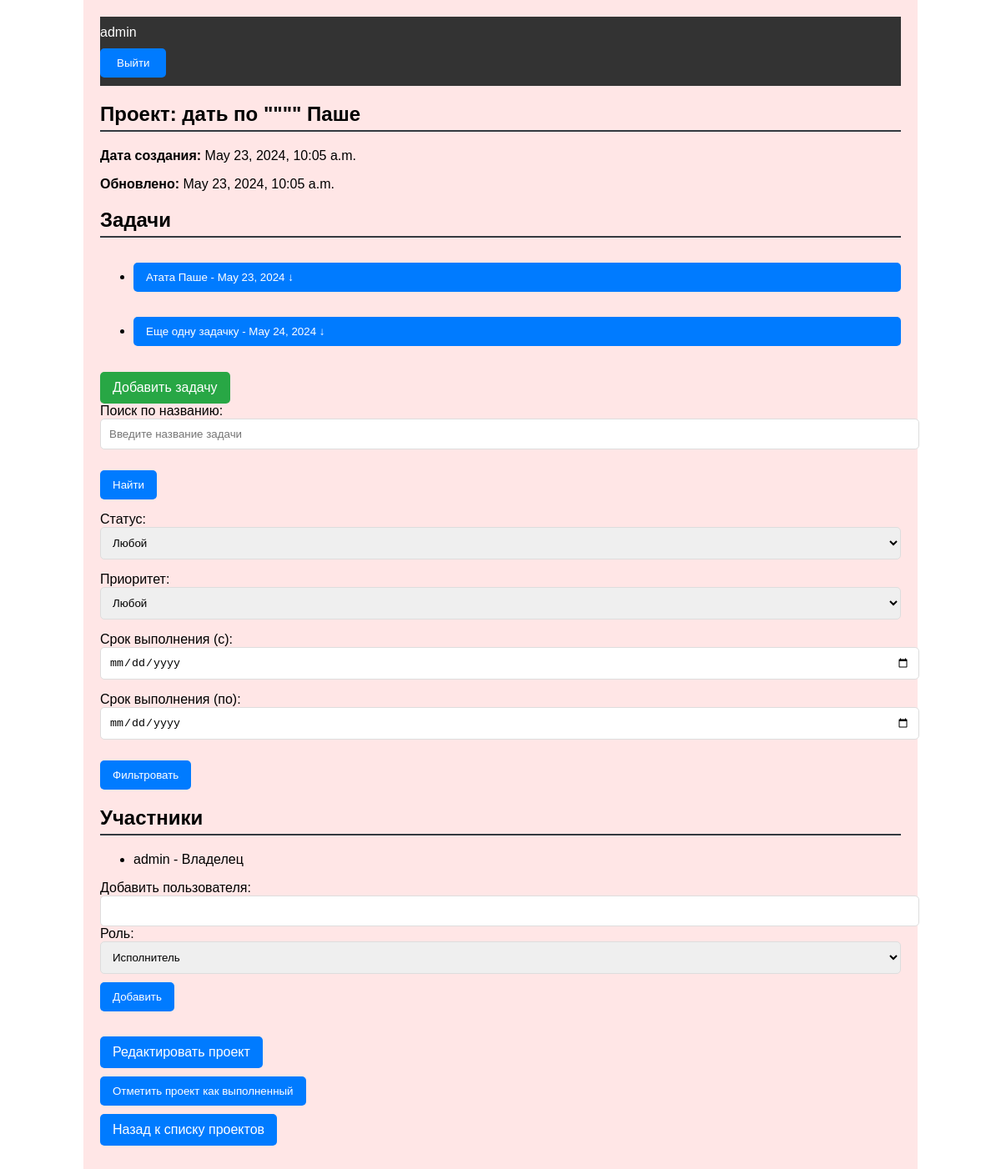
Page /project/4/ (signed in) on the committed database.
### tasks/models.py (models this page shows, shortened)
class CustomUser(AbstractUser):
    username = models.CharField(max_length=25, unique=True)
    email = models.EmailField(blank=False, unique=True)
    role = models.CharField(max_length=50)
    date_registered = models.DateTimeField(auto_now_add=True)
    login_at = models.DateTimeField(auto_now=True)
    notification_settings = models.JSONField(default=dict, blank=False)
    def __str__(self):
        return self.email

class Project(models.Model):
    name = models.CharField(max_length=255)
    description = models.TextField(blank=True, null=True)
    date_created = models.DateTimeField(auto_now_add=True)
    updated_at = models.DateTimeField(auto_now=True)
    completed = models.BooleanField(default=False)
    owner = models.ForeignKey(CustomUser, related_name='owned_projects', on_delete=models.CASCADE)
    users = models.ManyToManyField(get_user_model(), through='ProjectRole')

class Task(models.Model):
    LOW = 'low'
    MEDIUM = 'medium'
    HIGH = 'high'
    PRIORITY_CHOICES = [
        (LOW, 'Низкий'),
        (MEDIUM, 'Средний'),
        (HIGH, 'Высокий'),
    ]
    title = models.CharField(max_length=255)
    description = models.TextField(blank=True, null=True)
    priority = models.CharField(max_length=10, choices=PRIORITY_CHOICES, default=LOW)
    date_created = models.DateTimeField(auto_now_add=True)
    due_date = models.DateField(null=True, blank=True)
    updated_at = models.DateTimeField(auto_now=True)
    project = models.ForeignKey(Project, on_delete=models.CASCADE, related_name='tasks')
    assigned_to = models.ForeignKey(CustomUser, on_delete=models.SET_NULL, null=True, blank=True,
                                    related_name='assigned_tasks')
    created_by = models.ForeignKey(CustomUser, null=True, on_delete=models.CASCADE, related_name='created_tasks')
    completed = models.BooleanField(default=False)

class ProjectRole(models.Model):
    ROLE_CHOICES = [
        ('owner', 'Владелец'),
        ('moderator', 'Модератор'),
        ('executor', 'Исполнитель')
    ]
    project = models.ForeignKey(Project, on_delete=models.CASCADE)
    user = models.ForeignKey(get_user_model(), on_delete=models.CASCADE)
    role = models.CharField(max_length=10, choices=ROLE_CHOICES, default='executor')
    class Meta:
        unique_together = ('project', 'user')

### tasks/views.py (the view)
# urls.py: path('project/<int:project_id>/', views.project_detail, name='project_detail'),
def project_detail(request, project_id):
    project = get_object_or_404(Project, id=project_id)
    tasks = project.tasks.all()
    roles = ProjectRole.objects.filter(project=project)
    form = TaskFilterForm(request.GET or None)
    if form.is_valid():
        if form.cleaned_data['search']:
            tasks = tasks.filter(title__icontains=form.cleaned_data['search'])
    return render(request, 'project_detail.html', {
        'project': project,
        'tasks': tasks,
        'roles': roles,
        'form': form,
    })

### tasks/forms.py
class TaskFilterForm(forms.Form):
    search = forms.CharField(required=False, label='Название задачи')
    status = forms.ChoiceField(required=False, choices=[('', 'Любой'), ('completed', 'Завершенные'),
                                                        ('not_completed', 'Не завершенные')], label='Статус')
    priority = forms.ChoiceField(required=False, choices=[('', 'Любой'), (1, 'Низкий'), (2, 'Средний'), (3, 'Высокий')],
                                 label='Приоритет')
    due_date_from = forms.DateField(required=False, widget=forms.TextInput(attrs={'type': 'date'}),
                                    label='Срок выполнения (с)')
    due_date_to = forms.DateField(required=False, widget=forms.TextInput(attrs={'type': 'date'}),
                                  label='Срок выполнения (по)')

### tasks/templates/project_detail.html (shortened to what this page needs)
{% load static %}
<!DOCTYPE html>
<html lang="ru">
<head>
    <link rel="stylesheet" href="{% static 'css/project_detail.css' %}">
</head>
<body>
    <div class="container {{ project.completed|yesno:'completed,incomplete' }}">
        <header>
            <nav>
                <div class="user-info">
                    <span>{{ request.user.username }}</span>
                    <form method="post" action="{% url 'logout' %}">
                        <button type="submit" class="btn btn-logout">Выйти</button>
                    </form>
                </div>
            </nav>
        </header>
        <section class="project-info">
            <h1>Проект: {{ project.name }}</h1>
            <p><strong>Дата создания:</strong> {{ project.date_created }}</p>
            <p><strong>Обновлено:</strong> {{ project.updated_at }}</p>
        </section>
        <section class="tasks">
            <h2>Задачи</h2>
            <ul>
                {% for task in tasks %}
                <li class="task-item">
                    <button onclick="toggleDetails('{{ task.id }}')" class="task-title btn">
                        {{ task.title }} - {{ task.due_date }} ↓
                    </button>
                </li>
                {% endfor %}
            </ul>
            {% if not project.completed %}
            <a href="{% url 'add_task' project.id %}" class="btn add-task">Добавить задачу</a>
            {% else %}
            <p>Проект завершен, добавление задач недоступно</p>
            {% endif %}
            <form method="get" action=".">
                <div class="form-group">
                    <label for="search">Поиск по названию:</label>
                    <input type="text" id="search" name="search" class="form-control" placeholder="Введите название задачи">
                </div>
                <div class="form-group">
                    <button type="submit" class="btn btn-primary">Найти</button>
                </div>
                <div class="form-group">
                    <label for="status">Статус:</label>
                    <select name="status" id="status" class="form-control">
                        <option value="">Любой</option>
                    </select>
                </div>
                <div class="form-group">
                    <label for="priority">Приоритет:</label>
                    <select name="priority" id="priority" class="form-control">
                        <option value="">Любой</option>
                    </select>
                </div>
                <div class="form-group">
                    <label for="due_date_from">Срок выполнения (с):</label>
                    <input type="date" id="due_date_from" name="due_date_from" class="form-control">
                </div>
                <div class="form-group">
                    <label for="due_date_to">Срок выполнения (по):</label>
                    <input type="date" id="due_date_to" name="due_date_to" class="form-control">
                </div>
                <div class="form-group">
                    <button type="submit" class="btn btn-primary">Фильтровать</button>
                </div>
            </form>
        </section>
        <section class="project-users">
            <h2>Участники</h2>
            <ul>
                {% for role in roles %}
                    <li>{{ role.user.username }} - {{ role.get_role_display }}
                    </li>
                {% endfor %}
            </ul>
            <form method="post" action="{% url 'add_user_to_project' project.id %}" class="form-inline">
                <label for="username">Добавить пользователя:</label>
                <input type="text" id="username" name="username" class="form-control">
                <label for="role">Роль:</label>
                <select name="role" id="role" class="form-control">
                    <option value="executor">Исполнитель</option>
                </select>
                <button type="submit" class="btn">Добавить</button>
            </form>
        </section>
        <section class="project-actions">
            <a href="{% url 'edit_project' project.id %}" class="btn">Редактировать проект</a>
            <form method="post" action="{% url 'mark_project_completed' project.id %}">
                <button type="submit" class="btn">
                    {% if project.completed %}Отметить как не выполненный{% else %}Отметить проект как выполненный{% endif %}
                </button>
            </form>
            <a href="{% url 'home' %}" class="btn">Назад к списку проектов</a>
        </section>
    </div>
</body>
</html>

### tasks/static/css/project_detail.css (style rules this page uses)
body { font-family: Arial, sans-serif; margin: 0; padding: 0; }
.container { width: 80%; margin: auto; padding: 20px; }
.incomplete { background-color: #ffe6e6; }
header { background-color: #333; color: white; padding: 10px 0; }
header nav { display: flex; justify-content: flex-start; }
header nav .btn { background-color: #007bff; color: white; padding: 10px 20px; text-decoration: none; border-radius: 5px; margin-right: 10px; }
.project-info, .tasks, .project-users, .project-actions { margin-bottom: 20px; }
h1, h2 { border-bottom: 2px solid #343a40; padding-bottom: 5px; }
.task-item { margin-bottom: 15px; }
.task-title { background-color: #f8f9fa; border: 1px solid #ddd; padding: 10px; width: 100%; text-align: left; cursor: pointer; border-radius: 5px; margin-bottom: 5px; }
.btn { display: inline-block; background-color: #007bff; color: white; text-decoration: none; padding: 10px 15px; border-radius: 5px; cursor: pointer; border: none; margin-top: 10px; }
.form-group { margin-bottom: 15px; }
.form-control { width: 100%; padding: 10px; border-radius: 5px; border: 1px solid #ddd; }
.add-task { background-color: #28a745; }

### rows in the picture
CustomUser: user.username "admin"
Project: name "дать по \"\"\"\" Паше", date_created "May 23, 2024, 10:05 a.m.", updated_at "May 23, 2024, 10:05 a.m."
Task: title "Атата Паше", due_date "May 23, 2024"
Task: title "Еще одну задачку", due_date "May 24, 2024"
ProjectRole: user.username "admin", role "Владелец"
